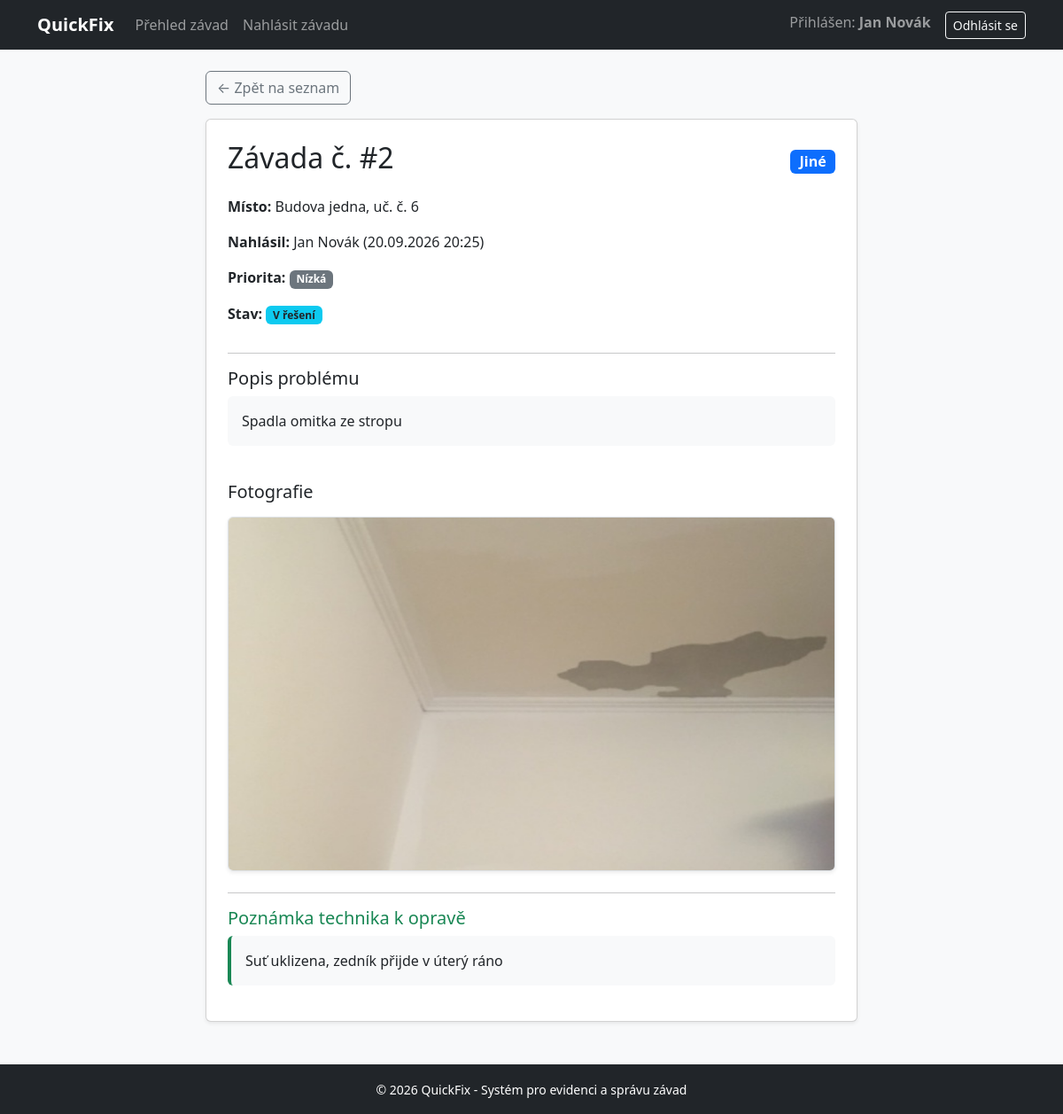
The page /detail.php?id=2 (signed in) on the database its author committed.
### tables this page shows
CREATE TABLE `zavady` (
  `id` int(11) NOT NULL,
  `uzivatel_id` int(11) NOT NULL,
  `kategorie_id` int(11) NOT NULL,
  `popis` text NOT NULL,
  `misto` varchar(255) NOT NULL,
  `priorita` enum('Nízká','Střední','Vysoká') DEFAULT 'Střední',
  `stav` enum('Nahlášeno','V řešení','Opraveno') DEFAULT 'Nahlášeno',
  `fotografie` varchar(255) DEFAULT NULL,
  `poznamka_technika` text DEFAULT NULL,
  `vytvoreno` timestamp NOT NULL DEFAULT current_timestamp()
);

CREATE TABLE `kategorie` (
  `id` int(11) NOT NULL,
  `nazev` varchar(100) NOT NULL
);

CREATE TABLE `uzivatele` (
  `id` int(11) NOT NULL,
  `jmeno` varchar(100) NOT NULL,
  `email` varchar(150) NOT NULL,
  `heslo` varchar(255) NOT NULL,
  `role` enum('registrovaný','admin') DEFAULT 'registrovaný',
  `vytvoreno` timestamp NOT NULL DEFAULT current_timestamp()
);

### detail.php (the view, shortened to what this page needs)
<?php
require_once 'includes/db.php';
require_once 'includes/header.php';
$id = $_GET['id'] ?? 0;
$stmt = $pdo->prepare("SELECT z.*, k.nazev AS kategorie_nazev, u.jmeno AS autor
                       FROM zavady z
                       JOIN kategorie k ON z.kategorie_id = k.id
                       JOIN uzivatele u ON z.uzivatel_id = u.id
                       WHERE z.id = ?");
$stmt->execute([$id]);
$zavada = $stmt->fetch();
?>
<div class="row justify-content-center">
    <div class="col-md-8">
        <a href="index.php" class="btn btn-outline-secondary mb-3">&larr; Zpět na seznam</a>
        <div class="card shadow-sm p-4 bg-white">
            <div class="d-flex justify-content-between align-items-center mb-3">
                <h2>Závada č. #<?= $zavada['id'] ?></h2>
                <span class="badge bg-primary fs-6"><?= htmlspecialchars($zavada['kategorie_nazev']) ?></span>
            </div>
            <p><strong>Místo:</strong> <?= htmlspecialchars($zavada['misto']) ?></p>
            <p><strong>Nahlásil:</strong> <?= htmlspecialchars($zavada['autor']) ?> (<?= date('d.m.Y H:i', strtotime($zavada['vytvoreno'])) ?>)</p>
            <p><strong>Priorita:</strong> <span class="badge bg-secondary"><?= $zavada['priorita'] ?></span></p>
            <p><strong>Stav:</strong> <span class="badge bg-info text-dark"><?= $zavada['stav'] ?></span></p>
            <hr>
            <h5>Popis problému</h5>
            <p class="bg-light p-3 rounded"><?= nl2br(htmlspecialchars($zavada['popis'])) ?></p>
            <?php if ($zavada['fotografie']): ?>
                <h5 class="mt-4">Fotografie</h5>
                <img src="uploads/<?= htmlspecialchars($zavada['fotografie']) ?>" class="img-fluid rounded border shadow-sm my-2" style="max-height: 400px;" alt="Foto závady">
            <?php endif; ?>
            <?php if ($zavada['poznamka_technika']): ?>
                <hr>
                <h5 class="text-success">Poznámka technika k opravě</h5>
                <p class="bg-light p-3 rounded border-start border-success border-4"><?= nl2br(htmlspecialchars($zavada['poznamka_technika'])) ?></p>
            <?php endif; ?>
        </div>
    </div>
</div>
<?php require_once 'includes/footer.php'; ?>

### rows shown on the page
zavady: id "2", kategorie.nazev "Jiné", misto "Budova jedna, uč. č. 6", uzivatel.jmeno "Jan Novák", vytvoreno "20.09.2026 20:25", priorita "Nízká", stav "V řešení", popis "Spadla omitka ze stropu", fotografie (picture), poznamka_technika "Suť uklizena, zedník přijde v úterý ráno"

### other values the page prints
$_SESSION['user_jmeno'] "Jan Novák"
